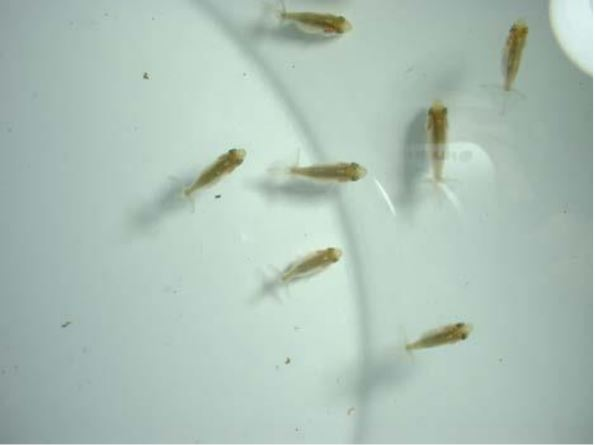
#> input picture t1.JPG, 595 x 445 px
$ python test1.py
#> lines starting #> are read from the running program, lines starting #| are printed output that depends on the picture; after the words box and inside, x2 and y2 are one past the last pixel; in counts of white or black regions, pixels touching at a corner belong together
import cv2
import numpy as np
import imutils
img=cv2.imread("t1.JPG")
#> img is the input picture: shape (445, 595, 3); mean B, G, R 183.5, 193.2, 173.1


gray=cv2.cvtColor(img,cv2.COLOR_BGR2GRAY)
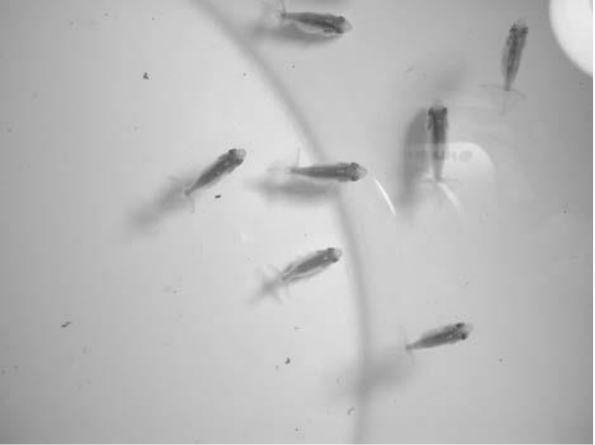
#> gray: shape (445, 595); min 69, max 254, mean 186.1
gray_blur=cv2.GaussianBlur(gray,(15,15),0)
thresh=cv2.adaptiveThreshold(gray_blur,255,cv2.ADAPTIVE_THRESH_GAUSSIAN_C,cv2.THRESH_BINARY_INV,15,4)
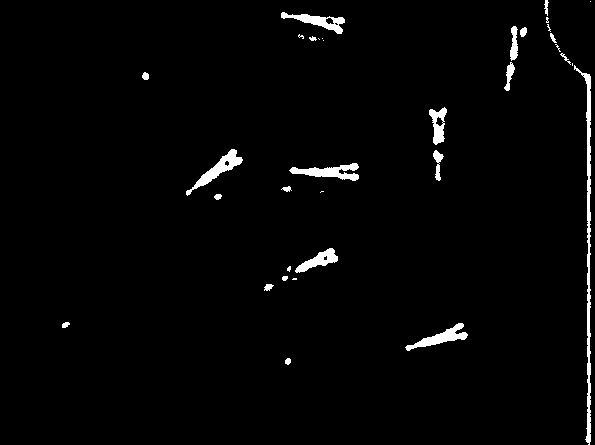
#> thresh: shape (445, 595); 2.1% white; 34 white regions (12 under 20 px), largest, box (x1, y1, x2, y2) and area: (574, 65, 591, 445) 1305, (186, 149, 243, 196) 626, (289, 163, 359, 181) 610
kernel=np.ones((3,3),np.uint8)
closing=cv2.morphologyEx(thresh,cv2.MORPH_CLOSE,kernel,iterations=3)
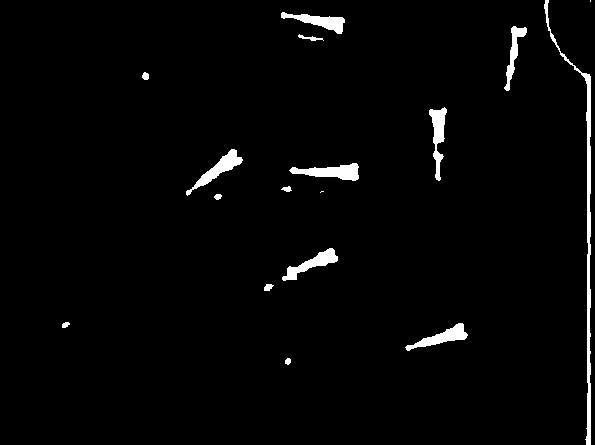
#> closing: shape (445, 595); 2.3% white; 17 white regions (2 under 20 px)

result_img=closing.copy()
cnt=cv2.findContours(result_img,cv2.RETR_EXTERNAL,cv2.CHAIN_APPROX_SIMPLE)
#> cnt = 17 contours, 2 with area under 20; largest, box (x1, y1, x2, y2) and area: (544, 0, 591, 445) 1148, (289, 163, 359, 181) 612, (186, 149, 243, 196) 576, (282, 248, 338, 281) 533, (405, 323, 468, 351) 526
cnt = imutils.grab_contours(cnt)
counter=0


for contour in cnt:
    area = cv2.contourArea(contour)
    if area > 200 and area < 700:
        contour_image = cv2.drawContours(img, [contour], -1, (0, 255, 0), 2)
        counter+=1
#> this loop made 17 passes
#> area on passes 1, 2, 3, 4, 5, 6, 8, 9, 10, 11, 12, 13: 24, 526.5, 24.5, 37, 533, 26.5, 29, 612, 575.5, 516, 33.5, 43
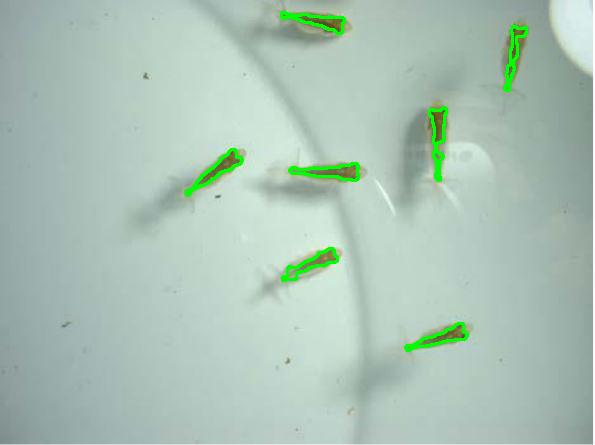
#> img: shape (445, 595, 3); 1.34% of pixels changed, all inside (x1, y1, x2, y2) = (185, 11, 528, 352)
#> after the loop, counter = 7
cv2.putText(img,str(counter),(10,100),cv2.FONT_HERSHEY_SIMPLEX,4,(255,0,0),2,cv2.LINE_AA)
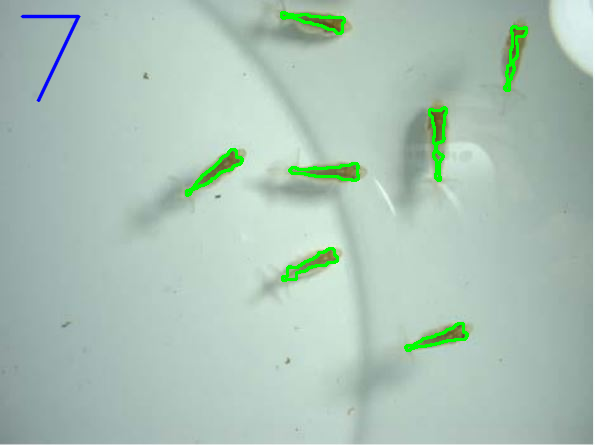
#> img: shape (445, 595, 3); 0.28% of pixels changed, all inside (x1, y1, x2, y2) = (20, 14, 81, 103)
cv2.imshow("Show",img)


print(counter)
#| 7
cv2.waitKey(0)
cv2.destroyAllWindows()

$ run again, with t2.JPG copied over t1.JPG
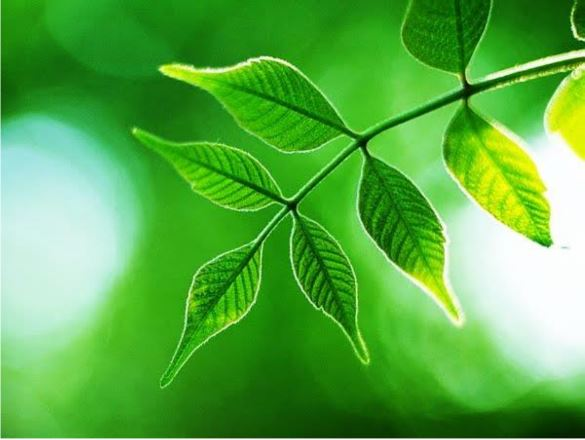
#> input picture t2.JPG, 585 x 440 px
#> img is the input picture: shape (440, 585, 3); mean B, G, R 67.8, 173.6, 87.3
#> `thresh=cv2.adaptiveThreshold(gray_blur,255,cv2.ADAPTIVE_THRESH_GAUSSIA..`:
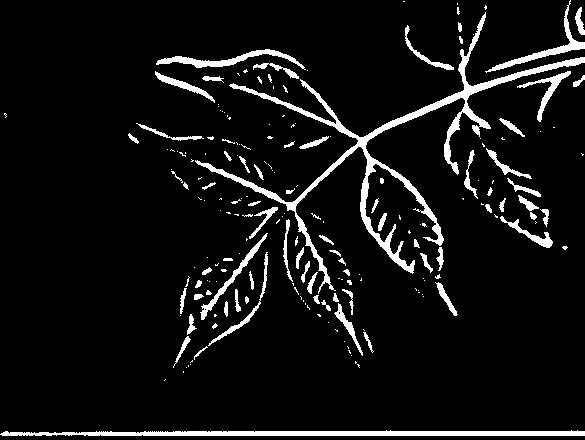
#> thresh: shape (440, 585); 7.2% white; 200 white regions (124 under 20 px), largest, box (x1, y1, x2, y2) and area: (195, 12, 585, 294) 6511, (0, 430, 585, 436) 2696, (156, 49, 306, 70) 834
#> closing: shape (440, 585); 8.4% white; 112 white regions (71 under 20 px)
#> cnt = 112 contours, 82 with area under 20; largest, box (x1, y1, x2, y2) and area: (191, 5, 585, 356) 9978, (0, 430, 585, 436) 2204, (486, 148, 553, 248) 1186, (156, 49, 306, 79) 944, (485, 0, 585, 73) 644
#> the loop `for contour in cnt:` made 112 passes
#> area on passes 1, 10, 15, 18, 23, 30, 32, 38: 2203.5, 49, 167, 33.5, 89, 69.5, 30.5, 311.5
#> after the loop `for contour in cnt:`: counter = 3
#> `cv2.putText(img,str(counter),(10,100),cv2.FONT_HERSHEY_SIMPLEX,4,(255,..`:
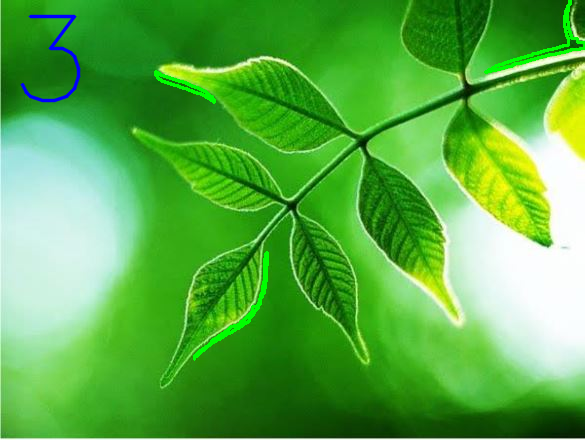
#> img: shape (440, 585, 3); mean B, G, R 68.2, 174.3, 86.9
#| 3
